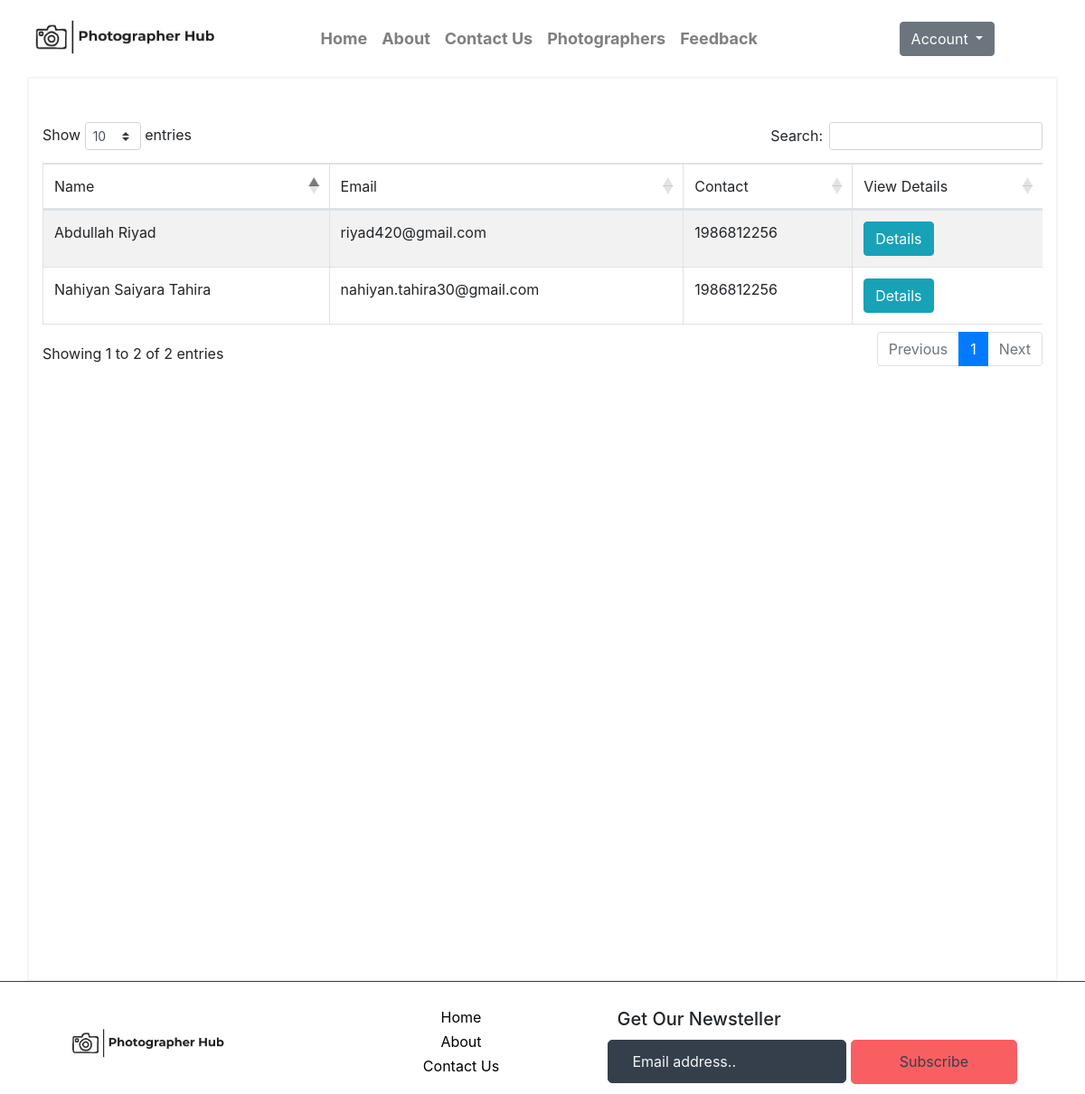
/Home/search_photographers.php (signed in), run on the app's committed database.
### tables this page shows
CREATE TABLE `photographer` (
  `Name` varchar(100) NOT NULL,
  `Type` varchar(100) NOT NULL,
  `Password` varchar(100) NOT NULL,
  `Contact` bigint(100) NOT NULL,
  `Email` varchar(100) NOT NULL,
  `Pricing1` varchar(300) NOT NULL,
  `Pricing2` varchar(300) NOT NULL,
  `Pricing3` varchar(300) NOT NULL,
  `Pricing4` varchar(300) NOT NULL,
  `Day1` varchar(300) NOT NULL,
  `Day2` varchar(300) NOT NULL,
  `Day3` varchar(300) NOT NULL,
  `Day4` varchar(300) NOT NULL,
  `Day5` varchar(300) NOT NULL,
  `Day6` varchar(300) NOT NULL,
  `Day7` varchar(300) NOT NULL,
  `Created_at` timestamp NOT NULL DEFAULT CURRENT_TIMESTAMP
);

### Home/search_photographers.php (the view, shortened to what this page needs)
<?php
 include "config.php";
 if (isset($_SESSION['is_log_in'])) {
    $query ="SELECT * FROM photographer";
    $result = mysqli_query($conn, $query);
?>
<!DOCTYPE html>
<html lang="en">
<head>
    <link rel="stylesheet" href="https://stackpath.bootstrapcdn.com/bootstrap/4.5.2/css/bootstrap.min.css">
    <link rel="stylesheet" href="https://maxcdn.bootstrapcdn.com/font-awesome/4.7.0/css/font-awesome.min.css">
    <link rel="stylesheet" href="https://cdn.datatables.net/1.10.23/css/dataTables.bootstrap4.min.css">
    <link href="assets/css/style.css" rel="stylesheet">
    <link rel="stylesheet" href="assets/css/all.css">
</head>
<body>
  <nav class="navbar navbar-expand-md navbar-light">
    <a href="home.php" class="navbar-brand">
        <img src="assets/images/logo.jpg" height="59px" alt="Photographer Hub">
    </a>
    <div class="collapse navbar-collapse" id="navbarCollapse" style="margin-left: 6%;">
        <div class="navbar-nav">
            <a href="home.php" class="nav-item nav-link">Home</a>
            <a href="about.php" class="nav-item nav-link">About</a>
            <a href="contact.php" class="nav-item nav-link">Contact Us</a>
            <a href="search_photographers.php" class="nav-item nav-link">Photographers</a>
            <a href="feedback.php" class="nav-item nav-link">Feedback</a>
        </div>
        <div class="navbar-nav ml-auto">
            <div class="dropdown">
                <button class="btn btn-secondary dropdown-toggle" type="button" id="dropdownMenuButton" data-toggle="dropdown" aria-haspopup="true" aria-expanded="false">
                  Account
                </button>
              </div>
        </div>
    </div>
</nav>
           <div class="container" style="height: 1000px; border: solid 2px whitesmoke;">
               <br>
               <br>
           <div class="table-responsive">
                     <table id="photograpger_data" class="table table-striped table-bordered">
                          <thead>
                               <tr>
                                    <td>Name</td>
                                    <td>Email</td>
                                    <td>Contact</td>
                                    <td>View Details</td>
                               </tr>
                          </thead>
                          <tbody>
                          <?php
                          while($row = mysqli_fetch_array($result))
                          {
                               echo '
                               <tr>
                                    <td>'.$row["Name"].'</td>
                                    <td>'.$row["Email"].'</td>
                                    <td>'.$row["Contact"].'</td>
                                    <td> <input type="button" name="view" value="Details" id="'.$row["Email"].' " class="btn btn-info btn-xs view_data"/> </td>
                               </tr>
                               ';
                          }
                          ?>
                          </tbody>
                     </table>
                </div>
        </div>
      <footer>
         <div class="footer">
           <div class="logo">
            <h5 class="my-0 mr-md-auto font-weight-normal"> <a href="home.php"><img src="assets/images/logo.jpg" style="height: 50px;" alt=""></a></h5>
           </div>
           <div class="f_menu">
            <ul class="list-group list-group-flush">
              <a href="home.php"> Home </a>
              <a href="about.php"> About</a>
              <a href="contact.php">Contact Us</a>
            </ul>
           </div>
           <div class="newsteller">
                 <div class="sec_1"> <h5>Get Our Newsteller</h5> </div>
                 <form class= "sec_2" action="" method="POST">
                 <input type="email" name="s_email" id="s_email" placeholder="Email address.."></input>
                   <button type="submit" name="sub"> Subscribe</button>
                 </form>
           </div>
          </div>
      </footer>
</body>
</html>
<?php
}
else {
    header('location:/Projects/Photographer_Hub/index.php');
}
?>

### Home/assets/css/style.css (style rules this page uses)
.container { height:auto; }
.footer { width: auto; height: 110px; border-top: solid 1px #343F4B; padding-top: 2%; padding-bottom: 7%; }
.logo { padding: 20px; float: left; width: 30%; padding-left:5%; }
.f_menu { width: 25%; height: 100px; float: left; text-align: center; }
.f_menu a { text-decoration: none; color: black; padding-top: 3px; }
.newsteller { padding-left: 1%; width: 45%; height: 100px; float: left; }
.sec_1 { width: 100%; height: 40%; }
.sec_2 { width: 100%; height: 60%; }
.sec_1 h5 { padding-left: 2%; padding-top: 1%; }
.sec_2 input { width: 50%; background-color:#343F4B ; height: 80%; border: 1px solid #343F4B ; border-radius: 5px; padding-left: 5%; color: white; }
.sec_2 input::placeholder { color: whitesmoke; }
.sec_2 button { width: 35%; background-color: #F95F62; height: 81%; border: 1px solid #F95F62 ; border-radius: 5px; color: #343F4B; }
.navbar-nav a { font-size: 18px; font-weight: 700; }
.navbar-nav.ml-auto { margin-right: 10%; }

### data on the page
photographer: Name "Nahiyan Saiyara Tahira", Email "nahiyan.tahira30@gmail.com", Contact "1986812256"
photographer: Name "Abdullah Riyad", Email "riyad420@gmail.com", Contact "1986812256"
